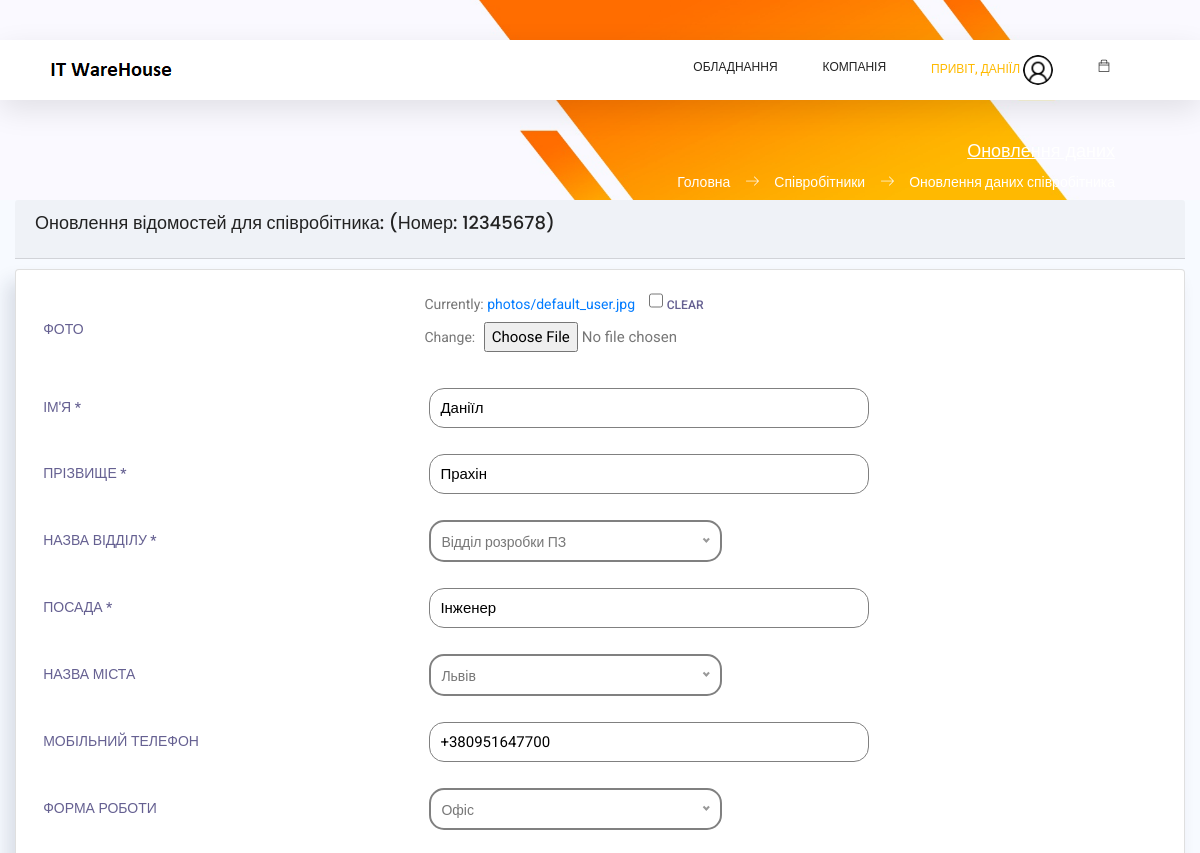
The app's page /employees/update/4 (signed in, upper part), older data.
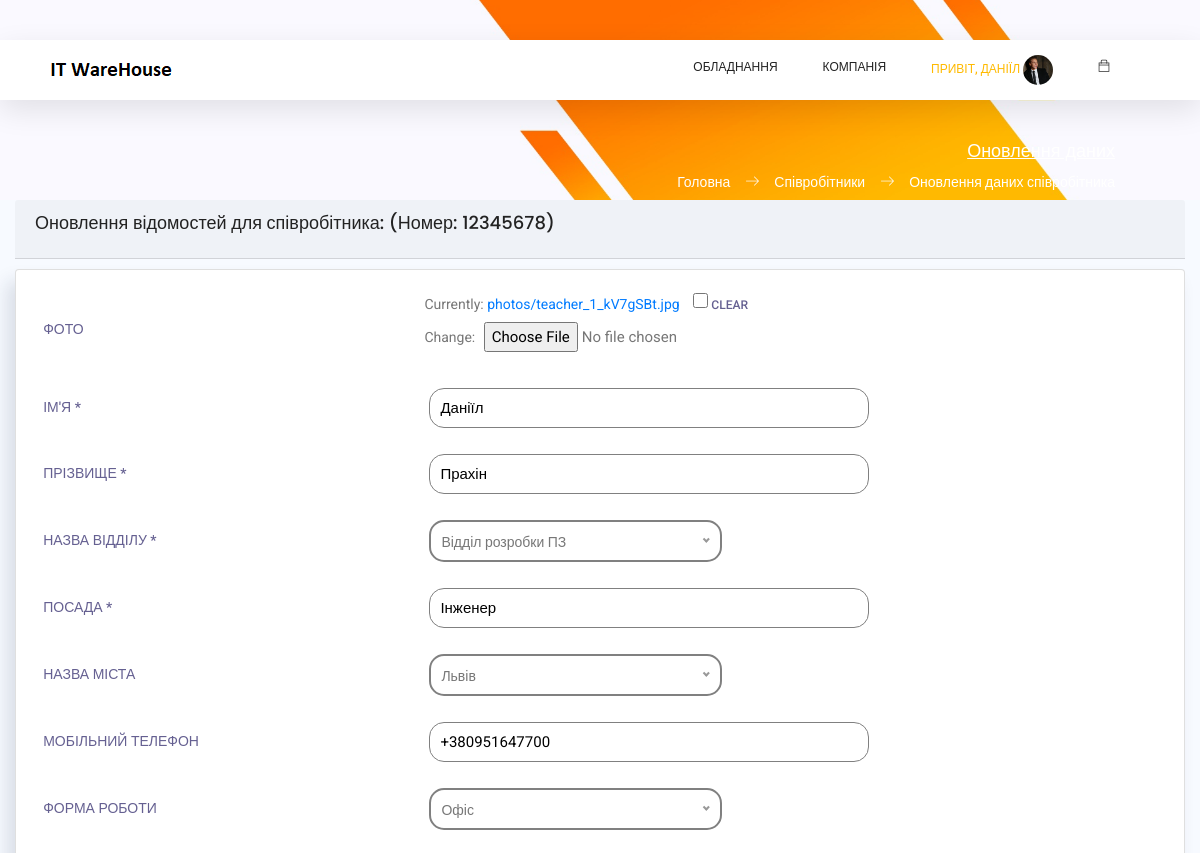
The same page, newer data.
### employees/models.py (models this page shows, shortened)
class Employees(models.Model):
    first_name = models.CharField(max_length=50, default='', verbose_name="Ім'я *")
    last_name = models.CharField(max_length=50, default='', verbose_name='Прізвище *')
    email = models.EmailField(max_length=75, unique=True, null=True, verbose_name='Електрона пошта *')
    eid = models.CharField(max_length=8, unique=True, null=True, verbose_name='Внутрішній номер *')
    department = models.ForeignKey(Departments, null=True, on_delete=models.SET_NULL, verbose_name='Назва відділу *')
    title = models.CharField(max_length=50, null=True, default='', verbose_name='Посада *')
    user_id = models.ForeignKey(NewUser, null=True, on_delete=models.SET_NULL, verbose_name='ID Користувача *')
    location = models.ForeignKey(Cities, null=True, on_delete=models.SET_NULL, blank=True, verbose_name='Назва міста')
    mobilephone = models.CharField(max_length=20, null=True, default='', blank=True, verbose_name='Мобільний телефон')
    status = models.ForeignKey(UserStatus, null=True, on_delete=models.SET_NULL, blank=True,
                               verbose_name='Форма роботи')
    photo = models.FileField(upload_to='photos/', null=True, default='photos/default_user.jpg', blank=True,
                             verbose_name='Фото')
    comments = models.TextField(max_length=300, null=True, default='', blank=True, verbose_name='Коментарі')

### employees/views.py (the view, shortened to what this page needs)
# urls.py: re_path(r'^update/(?P<emp_id>[0-9]+)$', emp_update, name='employee-update'),
@login_required
def emp_update(request, emp_id):
    context = {
        'page_title': 'Оновлення даних',
        'app_name': 'Співробітники',
        'page_name': 'Оновлення даних співробітника'
    }
    user_admin = 0
    if request.user.groups.filter(name='Admins').exists():
        user_admin = 1
    if Employees.objects.filter(user_id=request.user.id).exists():
        employee_data = Employees.objects.get(user_id=request.user.id)
    else:
        employee_data = ''
    context['user_admin'] = user_admin
    employee_info = Employees.objects.get(id=emp_id)
    employee_email = employee_info.email
    employee_eid = employee_info.eid
    form = EmployeesUpdateForm(instance=employee_info)
    context['employee_eid'] = employee_eid
    context['employee_id'] = emp_id
    context['form'] = form
    context['employee_data'] = employee_data
    return render(request, 'employees/emp_update.html', context=context)

### employees/forms.py (shortened to what this page needs)
class EmployeesUpdateForm(ModelForm):
    class Meta:
        model = Employees
        fields = ['photo', 'first_name', 'last_name', 'department', 'title', 'location', 'mobilephone', 'status',
                  'comments']

### employees/models.py (called while the page is built)
    def __str__(self) -> str:
        return str(self.department)

    def __str__(self) -> str:
        return str(self.city)

    def __str__(self) -> str:
        return str(self.ustatus)

### templates/employees/emp_update.html (shortened to what this page needs)
{% extends '_layouts/base.html' %}
{% load static %}
{% block content %}
<div id="main" style="margin-left: 0; min-height: 800px;">
    <div class="container" style="max-width: 1400px;">
        <div class="card-header">
            <h4 class="card-title">Оновлення відомостей для співробітника: {{ employee_email }} (Номер: {{ employee_eid }})</h4>
        </div>
        <div class="card-content" style="margin: 10px 0">
            <div class="card">
                <div class="card-body">
                     <form action="/employees/update/{{ employee_id }}" method="post" enctype="multipart/form-data">
                         {% for field in form %}
                            <div class="form-group row align-items-center" >
                                <div class="col-lg-4 col-3 sender_top" >
                                    <label for="{{ field.name }}" class="col-form-label">{{ field.label }}</label>
                                </div>
                                <div class="col-lg-8 col-9 sender_bottom" >
                                    {{ field }}
                                </div>
                            </div>
                         {% endfor %}
                    </form>
                </div>
            </div>
        </div>
    </div>
</div>
{% endblock content %}

### templates/_layouts/header.html (shortened to what this page needs)
{% load static %}
<header class="header_area sticky-header">
	<div class="main_menu">
			<nav class="navbar navbar-expand-lg navbar-light main_box">
				<div class="container">
					<a class="navbar-brand logo_h" href="/">
						<img src="{% static 'static_f_1/img/logo.png' %}" alt="IT WareHouse Project Logo">
					</a>
					<div class="collapse navbar-collapse offset" id="navbarSupportedContent">
						<ul class="nav navbar-nav menu_nav ml-auto">
							{% if not user.is_authenticated %}
								<li class="nav-item"><a class="nav-link" href="/">Вхід до Системи</a></li>
							{% else %}
								<li class="nav-item submenu dropdown">
									<a href="#" class="nav-link dropdown-toggle" data-toggle="dropdown"
									   role="button" aria-haspopup="true" aria-expanded="false">Обладнання</a>
								</li>
								<li class="nav-item submenu dropdown">
									<a href="#" class="nav-link dropdown-toggle" data-toggle="dropdown" role="button"
									   aria-haspopup="true" aria-expanded="false">Компанія</a>
								</li>
								<li class="nav-item submenu dropdown active">
									<a href="#" class="nav-link dropdown-toggle" data-toggle="dropdown" role="button"
									   aria-haspopup="true" aria-expanded="false">
										<span>Привіт, {{ user.user_name }}</span>
										{% if employee_data.photo %}
										<span><span><img width="30px" height="30px" class="profile-img"
														 src="/media/{{ employee_data.photo }}" alt=""></span>
										</span>
										{% else %}
										<span><span><img width="30px" height="30px" class="profile-img"
													 src="/media/photos/default_user.jpg" alt=""></span>
										</span>
										{% endif %}
										</a>
								</li>
								<li class="nav-item submenu dropdown">
									<a href="#" class="nav-link dropdown-toggle">
										<span class="ti-bag"></span>
									</a>
								</li>
							{% endif %}
						</ul>
					</div>
				</div>
			</nav>
	</div>
</header>

Row changes from the older to the newer data that the page shows:
changed Employees "Даніїл": photo: picture added in place of a placeholder
Text that changed along with them:
text no longer shown: "Currently: photos/default_user.jpg CLEAR Change:"
text now shown: "Currently: photos/teacher_1_kV7gSBt.jpg CLEAR Change:"
